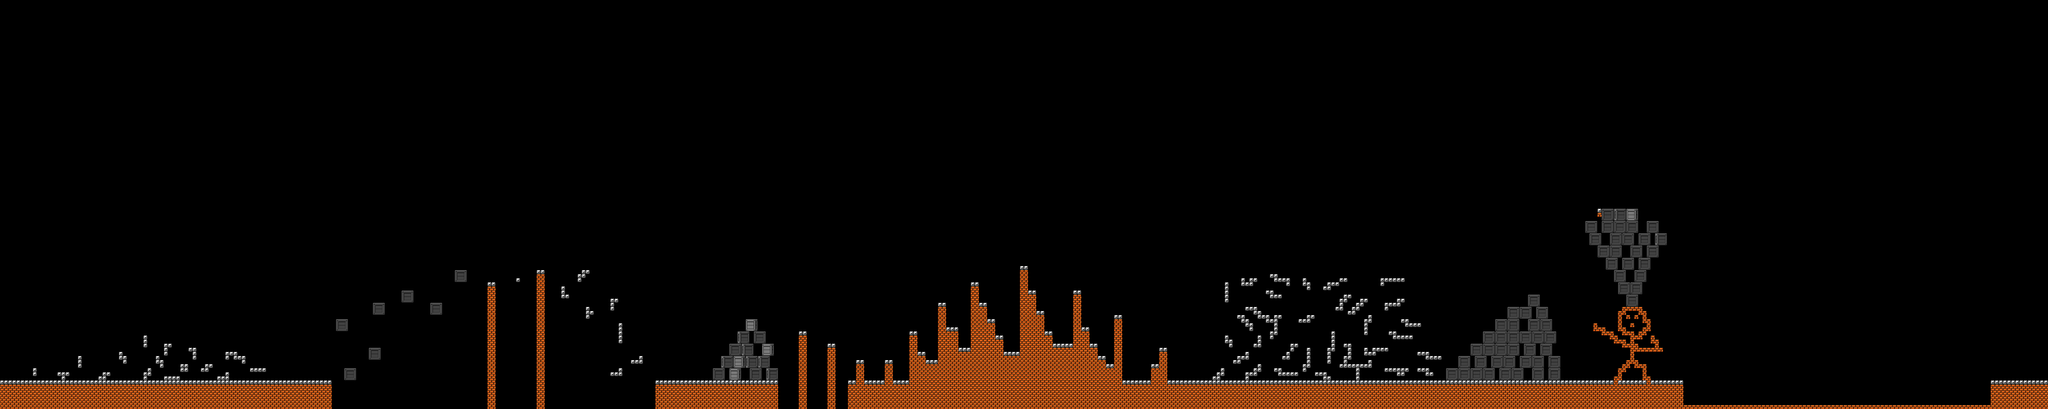

A level layout from a 2D game, rendered from its tile map. Below: a short description, then the map file with tile-grid data replaced by summaries:
An orthogonal 500x100 tile map with 16x16 px tiles, 1 tile layer (Tile Layer 1) and 185 objects.

<map version="1.5" tiledversion="1.6.0" orientation="orthogonal" renderorder="right-down" width="500" height="100" tilewidth="16" tileheight="16" infinite="0" nextlayerid="3" nextobjectid="203">
 <tileset firstgid="1" source="Bowser's Castle.tsx" />
 <layer id="1" name="Tile Layer 1" width="500" height="100">
  <data>[50000 cells, 4410 non-empty, 30 distinct tile ids]</data>
 </layer>
 <objectgroup id="2" name="Ground">
  <object id="1" x="0" y="1488" width="1296" height="112" />
  <object id="3" x="128" y="1440" width="16" height="32" />
  <object id="4" x="224" y="1456" width="48" height="32" />
  <object id="5" x="304" y="1392" width="16" height="48" />
  <object id="6" x="384" y="1472" width="32" height="16" />
  <object id="7" x="400" y="1456" width="32" height="16" />
  <object id="8" x="464" y="1376" width="16" height="32" />
  <object id="9" x="480" y="1392" width="16" height="32" />
  <object id="10" x="560" y="1312" width="16" height="48" />
  <object id="11" x="560" y="1456" width="16" height="32" />
  <object id="13" x="576" y="1440" width="16" height="32" />
  <object id="14" x="608" y="1392" width="16" height="32" />
  <object id="15" x="624" y="1408" width="16" height="32" />
  <object id="16" x="640" y="1344" width="16" height="48" />
  <object id="17" x="656" y="1344" width="16" height="16" />
  <object id="18" x="640" y="1472" width="64" height="16" />
  <object id="19" x="704" y="1424" width="32" height="32" />
  <object id="20" x="736" y="1360" width="16" height="16" />
  <object id="21" x="752" y="1360" width="16" height="48" />
  <object id="22" x="784" y="1440" width="32" height="16" />
  <object id="23" x="800" y="1424" width="32" height="16" />
  <object id="25" x="880" y="1392" width="16" height="16" />
  <object id="26" x="880" y="1376" width="48" height="16" />
  <object id="27" x="912" y="1392" width="48" height="16" />
  <object id="28" x="944" y="1408" width="16" height="16" />
  <object id="29" x="976" y="1440" width="64" height="16" />
  <object id="30" x="848" y="1472" width="48" height="16" />
  <object id="31" x="880" y="1456" width="16" height="16" />
  <object id="32" x="1344" y="1440" width="48" height="48" />
  <object id="33" x="1440" y="1360" width="48" height="48" />
  <object id="34" x="1312" y="1248" width="48" height="48" />
  <object id="35" x="1456" y="1184" width="48" height="48" />
  <object id="36" x="1568" y="1136" width="48" height="48" />
  <object id="37" x="1680" y="1184" width="48" height="48" />
  <object id="38" x="1776" y="1056" width="48" height="48" />
  <object id="39" x="1904" y="1104" width="32" height="496" />
  <object id="40" x="2016" y="1088" width="16" height="16" />
  <object id="41" x="2096" y="1056" width="32" height="544" />
  <object id="42" x="2192" y="1120" width="16" height="48" />
  <object id="43" x="2208" y="1152" width="16" height="16" />
  <object id="44" x="2256" y="1072" width="16" height="32" />
  <object id="45" x="2272" y="1056" width="16" height="32" />
  <object id="46" x="2288" y="1056" width="16" height="16" />
  <object id="47" x="2288" y="1200" width="16" height="48" />
  <object id="48" x="2304" y="1216" width="16" height="16" />
  <object id="49" x="2384" y="1168" width="16" height="48" />
  <object id="50" x="2400" y="1168" width="16" height="16" />
  <object id="51" x="2416" y="1264" width="16" height="80" />
  <object id="52" x="2384" y="1456" width="48" height="16" />
  <object id="53" x="2416" y="1440" width="16" height="16" />
  <object id="54" x="2464" y="1408" width="48" height="16" />
  <object id="55" x="2496" y="1392" width="16" height="16" />
  <object id="56" x="2560" y="1488" width="480" height="116" />
  <object id="57" x="2784" y="1440" width="256" height="48" />
  <object id="58" x="2816" y="1392" width="192" height="44" />
  <object id="59" x="2848" y="1344" width="176" height="48" />
  <object id="60" x="2880" y="1296" width="112" height="48" />
  <object id="61" x="2912" y="1248" width="48" height="48" />
  <object id="62" x="3120" y="1296" width="36" height="304" />
  <object id="63" x="3232" y="1344" width="32" height="256" />
  <object id="64" x="3312" y="1488" width="64" height="112" />
  <object id="65" x="3344" y="1408" width="32" height="80" />
  <object id="66" x="3456" y="1408" width="32" height="80" />
  <object id="67" x="3376" y="1488" width="1004" height="112" />
  <object id="69" x="3552" y="1296" width="32" height="192" />
  <object id="70" x="3584" y="1376" width="32" height="112" />
  <object id="71" x="3616" y="1408" width="48" height="80" />
  <object id="72" x="3664" y="1184" width="32" height="304" />
  <object id="74" x="3696" y="1280" width="48" height="208" />
  <object id="75" x="3744" y="1360" width="48" height="128" />
  <object id="76" x="3792" y="1104" width="32" height="384" />
  <object id="77" x="3824" y="1184" width="32" height="304" />
  <object id="78" x="3856" y="1248" width="32" height="240" />
  <object id="79" x="3888" y="1312" width="32" height="176" />
  <object id="80" x="3920" y="1376" width="64" height="112" />
  <object id="81" x="3984" y="1040" width="32" height="448" />
  <object id="82" x="4016" y="1136" width="32" height="152" />
  <object id="83" x="4048" y="1216" width="32" height="172" />
  <object id="84" x="4080" y="1296" width="36" height="164" />
  <object id="85" x="4112" y="1344" width="80" height="144" />
  <object id="86" x="4192" y="1136" width="32" height="352" />
  <object id="87" x="4224" y="1280" width="32" height="208" />
  <object id="88" x="4256" y="1344" width="32" height="148" />
  <object id="89" x="4288" y="1392" width="32" height="96" />
  <object id="90" x="4320" y="1424" width="32" height="64" />
  <object id="91" x="4352" y="1232" width="32" height="256" />
  <object id="93" x="4384" y="1488" width="112" height="112" />
  <object id="95" x="4496" y="1424" width="32" height="176" />
  <object id="96" x="4528" y="1360" width="32" height="244" />
  <object id="97" x="4560" y="1488" width="2016" height="112" />
  <object id="98" x="4736" y="1472" width="32" height="16" />
  <object id="99" x="4752" y="1456" width="32" height="16" />
  <object id="100" x="4768" y="1440" width="16" height="16" />
  <object id="102" x="4864" y="1472" width="16" height="16" />
  <object id="103" x="4864" y="1456" width="48" height="16" />
  <object id="104" x="4896" y="1440" width="32" height="16" />
  <object id="105" x="4912" y="1424" width="16" height="16" />
  <object id="107" x="4816" y="1408" width="32" height="16" />
  <object id="108" x="4832" y="1392" width="48" height="16" />
  <object id="109" x="4864" y="1376" width="16" height="16" />
  <object id="111" x="4800" y="1328" width="16" height="32" />
  <object id="112" x="4784" y="1312" width="16" height="32" />
  <object id="113" x="4976" y="1440" width="32" height="16" />
  <object id="114" x="4992" y="1456" width="80" height="16" />
  <object id="115" x="5088" y="1424" width="16" height="32" />
  <object id="116" x="5104" y="1360" width="16" height="80" />
  <object id="117" x="5008" y="1392" width="32" height="16" />
  <object id="119" x="5024" y="1376" width="16" height="16" />
  <object id="121" x="5040" y="1344" width="16" height="32" />
  <object id="122" x="5056" y="1344" width="16" height="16" />
  <object id="126" x="4912" y="1312" width="16" height="48" />
  <object id="127" x="4896" y="1344" width="16" height="16" />
  <object id="129" x="4880" y="1264" width="16" height="32" />
  <object id="130" x="4864" y="1264" width="16" height="16" />
  <object id="131" x="4848" y="1248" width="32" height="16" />
  <object id="132" x="4832" y="1232" width="32" height="16" />
  <object id="133" x="4864" y="1200" width="48" height="16" />
  <object id="135" x="4896" y="1216" width="32" height="16" />
  <object id="136" x="4912" y="1232" width="48" height="16" />
  <object id="137" x="4944" y="1248" width="32" height="16" />
  </objectgroup>
</map>
<!-- 65 of 185 objects omitted -->
